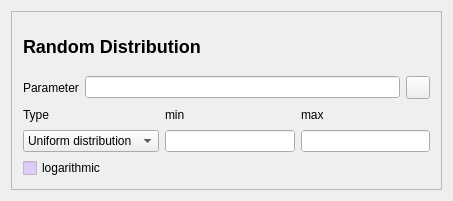
<ui version="4.0" >
<comment> Begin CVS Header </comment>
<comment>   $Source: /fs/turing/cvs/copasi_dev/copasi/UI/CScanWidgetRandom.ui,v $ </comment>
<comment>   $Revision: 1.6 $ </comment>
<comment>   $Name: Build-33 $ </comment>
<comment>   $Author: pwilly $ </comment>
<comment>   $Date: 2009/03/19 10:49:43 $ </comment>
<comment> End CVS Header </comment>

<comment> Copyright (C) 2008 by Pedro Mendes, Virginia Tech Intellectual </comment>
<comment> Properties, Inc., EML Research, gGmbH, University of Heidelberg, </comment>
<comment> and The University of Manchester. </comment>
<comment> All rights reserved. </comment>

 <comment> All rights reserved. </comment>
 <class>CScanWidgetRandom</class>
 <widget class="QWidget" name="CScanWidgetRandom" >
  <property name="geometry" >
   <rect>
    <x>0</x>
    <y>0</y>
    <width>453</width>
    <height>201</height>
   </rect>
  </property>
  <property name="palette" >
   <palette>
    <active>
     <colorrole role="Base" >
      <brush brushstyle="SolidPattern" >
       <color alpha="255" >
        <red>220</red>
        <green>220</green>
        <blue>220</blue>
       </color>
      </brush>
     </colorrole>
    </active>
    <inactive>
     <colorrole role="Base" >
      <brush brushstyle="SolidPattern" >
       <color alpha="255" >
        <red>220</red>
        <green>220</green>
        <blue>220</blue>
       </color>
      </brush>
     </colorrole>
    </inactive>
    <disabled>
     <colorrole role="Base" >
      <brush brushstyle="SolidPattern" >
       <color alpha="255" >
        <red>212</red>
        <green>208</green>
        <blue>200</blue>
       </color>
      </brush>
     </colorrole>
    </disabled>
   </palette>
  </property>
  <property name="windowTitle" >
   <string>Form1</string>
  </property>
  <layout class="QVBoxLayout" name="verticalLayout_2" >
   <item>
    <widget class="QFrame" name="frame" >
     <property name="palette" >
      <palette>
       <active>
        <colorrole role="Base" >
         <brush brushstyle="SolidPattern" >
          <color alpha="255" >
           <red>221</red>
           <green>203</green>
           <blue>249</blue>
          </color>
         </brush>
        </colorrole>
       </active>
       <inactive>
        <colorrole role="Base" >
         <brush brushstyle="SolidPattern" >
          <color alpha="255" >
           <red>221</red>
           <green>203</green>
           <blue>249</blue>
          </color>
         </brush>
        </colorrole>
       </inactive>
       <disabled>
        <colorrole role="Base" >
         <brush brushstyle="SolidPattern" >
          <color alpha="255" >
           <red>212</red>
           <green>208</green>
           <blue>200</blue>
          </color>
         </brush>
        </colorrole>
       </disabled>
      </palette>
     </property>
     <property name="autoFillBackground" >
      <bool>true</bool>
     </property>
     <property name="frameShape" >
      <enum>QFrame::StyledPanel</enum>
     </property>
     <property name="frameShadow" >
      <enum>QFrame::Raised</enum>
     </property>
     <layout class="QVBoxLayout" name="verticalLayout" >
      <item>
       <widget class="QLabel" name="labelTitle" >
        <property name="text" >
         <string>&lt;h2>Random Distribution&lt;/h2></string>
        </property>
        <property name="wordWrap" >
         <bool>false</bool>
        </property>
       </widget>
      </item>
      <item>
       <layout class="QHBoxLayout" name="horizontalLayout" >
        <item>
         <widget class="QLabel" name="labelObject" >
          <property name="sizePolicy" >
           <sizepolicy vsizetype="Preferred" hsizetype="Preferred" >
            <horstretch>0</horstretch>
            <verstretch>0</verstretch>
           </sizepolicy>
          </property>
          <property name="text" >
           <string>Parameter</string>
          </property>
          <property name="wordWrap" >
           <bool>false</bool>
          </property>
         </widget>
        </item>
        <item>
         <widget class="QLineEdit" name="lineEditObject" >
          <property name="sizePolicy" >
           <sizepolicy vsizetype="Fixed" hsizetype="Expanding" >
            <horstretch>0</horstretch>
            <verstretch>0</verstretch>
           </sizepolicy>
          </property>
          <property name="palette" >
           <palette>
            <active>
             <colorrole role="Base" >
              <brush brushstyle="SolidPattern" >
               <color alpha="255" >
                <red>255</red>
                <green>255</green>
                <blue>255</blue>
               </color>
              </brush>
             </colorrole>
            </active>
            <inactive>
             <colorrole role="Base" >
              <brush brushstyle="SolidPattern" >
               <color alpha="255" >
                <red>255</red>
                <green>255</green>
                <blue>255</blue>
               </color>
              </brush>
             </colorrole>
            </inactive>
            <disabled>
             <colorrole role="Base" >
              <brush brushstyle="SolidPattern" >
               <color alpha="255" >
                <red>212</red>
                <green>208</green>
                <blue>200</blue>
               </color>
              </brush>
             </colorrole>
            </disabled>
           </palette>
          </property>
          <property name="autoFillBackground" >
           <bool>true</bool>
          </property>
         </widget>
        </item>
        <item>
         <widget class="QToolButton" name="buttonObject" />
        </item>
       </layout>
      </item>
      <item>
       <layout class="QGridLayout" name="gridLayout" >
        <item row="0" column="0" >
         <widget class="QLabel" name="labelType" >
          <property name="sizePolicy" >
           <sizepolicy vsizetype="Preferred" hsizetype="Preferred" >
            <horstretch>0</horstretch>
            <verstretch>0</verstretch>
           </sizepolicy>
          </property>
          <property name="text" >
           <string>Type</string>
          </property>
          <property name="wordWrap" >
           <bool>false</bool>
          </property>
         </widget>
        </item>
        <item row="0" column="1" >
         <widget class="QLabel" name="labelMin" >
          <property name="sizePolicy" >
           <sizepolicy vsizetype="Preferred" hsizetype="Preferred" >
            <horstretch>0</horstretch>
            <verstretch>0</verstretch>
           </sizepolicy>
          </property>
          <property name="text" >
           <string>min</string>
          </property>
          <property name="wordWrap" >
           <bool>false</bool>
          </property>
         </widget>
        </item>
        <item row="0" column="2" >
         <widget class="QLabel" name="labelMax" >
          <property name="sizePolicy" >
           <sizepolicy vsizetype="Preferred" hsizetype="Preferred" >
            <horstretch>0</horstretch>
            <verstretch>0</verstretch>
           </sizepolicy>
          </property>
          <property name="text" >
           <string>max</string>
          </property>
          <property name="wordWrap" >
           <bool>false</bool>
          </property>
         </widget>
        </item>
        <item row="1" column="0" >
         <widget class="QComboBox" name="comboBoxType" >
          <property name="sizePolicy" >
           <sizepolicy vsizetype="Fixed" hsizetype="Preferred" >
            <horstretch>0</horstretch>
            <verstretch>0</verstretch>
           </sizepolicy>
          </property>
          <item>
           <property name="text" >
            <string>Uniform distribution</string>
           </property>
          </item>
          <item>
           <property name="text" >
            <string>Normal distribution</string>
           </property>
          </item>
          <item>
           <property name="text" >
            <string>Poisson distribution</string>
           </property>
          </item>
         </widget>
        </item>
        <item row="1" column="1" >
         <widget class="QLineEdit" name="lineEditMin" >
          <property name="sizePolicy" >
           <sizepolicy vsizetype="Fixed" hsizetype="Expanding" >
            <horstretch>0</horstretch>
            <verstretch>0</verstretch>
           </sizepolicy>
          </property>
          <property name="palette" >
           <palette>
            <active>
             <colorrole role="Base" >
              <brush brushstyle="SolidPattern" >
               <color alpha="255" >
                <red>255</red>
                <green>255</green>
                <blue>255</blue>
               </color>
              </brush>
             </colorrole>
            </active>
            <inactive>
             <colorrole role="Base" >
              <brush brushstyle="SolidPattern" >
               <color alpha="255" >
                <red>255</red>
                <green>255</green>
                <blue>255</blue>
               </color>
              </brush>
             </colorrole>
            </inactive>
            <disabled>
             <colorrole role="Base" >
              <brush brushstyle="SolidPattern" >
               <color alpha="255" >
                <red>212</red>
                <green>208</green>
                <blue>200</blue>
               </color>
              </brush>
             </colorrole>
            </disabled>
           </palette>
          </property>
          <property name="autoFillBackground" >
           <bool>true</bool>
          </property>
         </widget>
        </item>
        <item row="1" column="2" >
         <widget class="QLineEdit" name="lineEditMax" >
          <property name="sizePolicy" >
           <sizepolicy vsizetype="Fixed" hsizetype="Expanding" >
            <horstretch>0</horstretch>
            <verstretch>0</verstretch>
           </sizepolicy>
          </property>
          <property name="palette" >
           <palette>
            <active>
             <colorrole role="Base" >
              <brush brushstyle="SolidPattern" >
               <color alpha="255" >
                <red>255</red>
                <green>255</green>
                <blue>255</blue>
               </color>
              </brush>
             </colorrole>
            </active>
            <inactive>
             <colorrole role="Base" >
              <brush brushstyle="SolidPattern" >
               <color alpha="255" >
                <red>255</red>
                <green>255</green>
                <blue>255</blue>
               </color>
              </brush>
             </colorrole>
            </inactive>
            <disabled>
             <colorrole role="Base" >
              <brush brushstyle="SolidPattern" >
               <color alpha="255" >
                <red>212</red>
                <green>208</green>
                <blue>200</blue>
               </color>
              </brush>
             </colorrole>
            </disabled>
           </palette>
          </property>
          <property name="autoFillBackground" >
           <bool>true</bool>
          </property>
         </widget>
        </item>
       </layout>
      </item>
      <item>
       <widget class="QCheckBox" name="checkBoxLog" >
        <property name="text" >
         <string>logarithmic</string>
        </property>
       </widget>
      </item>
     </layout>
    </widget>
   </item>
  </layout>
 </widget>
 <layoutdefault spacing="6" margin="11" />
 <resources/>
 <connections>
  <connection>
   <sender>buttonObject</sender>
   <signal>clicked()</signal>
   <receiver>CScanWidgetRandom</receiver>
   <slot>slotChooseObject()</slot>
   <hints>
    <hint type="sourcelabel" >
     <x>353</x>
     <y>68</y>
    </hint>
    <hint type="destinationlabel" >
     <x>20</x>
     <y>20</y>
    </hint>
   </hints>
  </connection>
  <connection>
   <sender>comboBoxType</sender>
   <signal>activated(int)</signal>
   <receiver>CScanWidgetRandom</receiver>
   <slot>changeType()</slot>
   <hints>
    <hint type="sourcelabel" >
     <x>31</x>
     <y>131</y>
    </hint>
    <hint type="destinationlabel" >
     <x>20</x>
     <y>20</y>
    </hint>
   </hints>
  </connection>
 </connections>
</ui>
